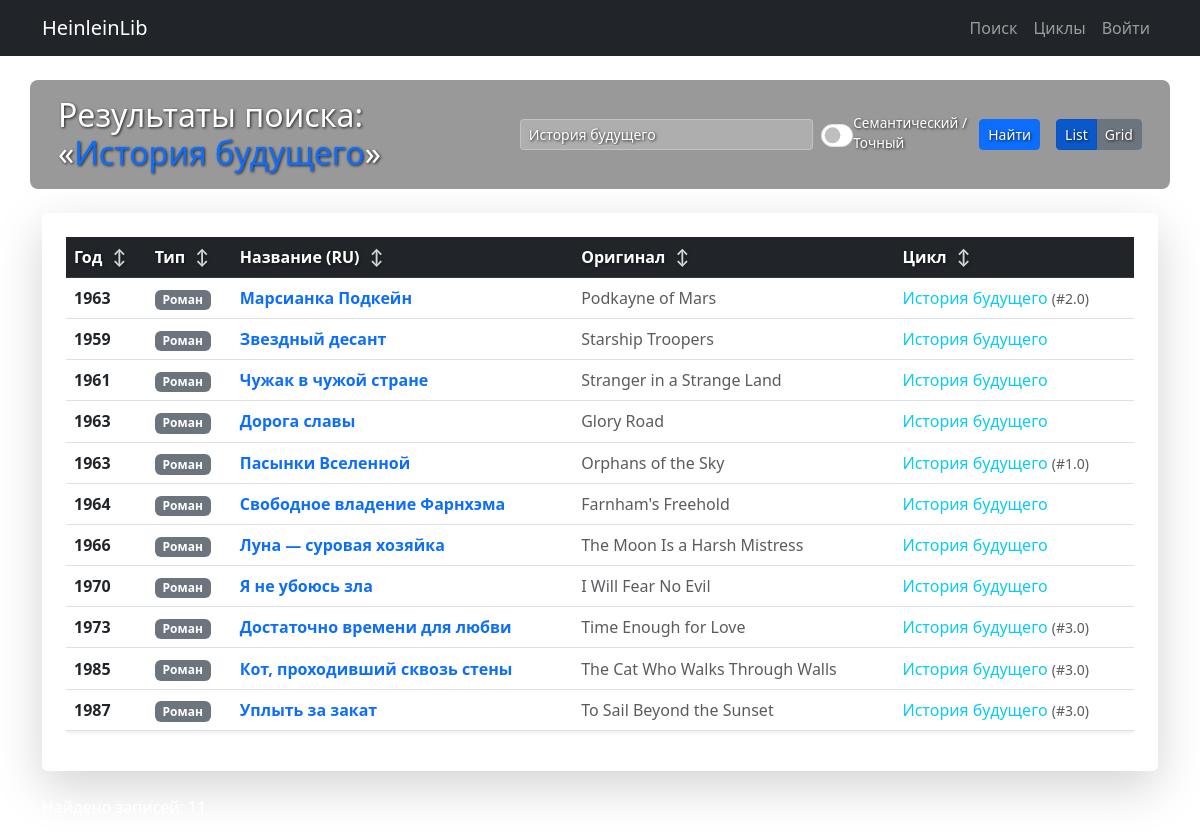
/search?q=История будущего&mode=sql, run on the app's committed database.
### app.py (models this page shows, shortened)
class Cycle(db.Model):
    __tablename__ = 'cycles'
    id = db.Column(db.Integer, primary_key=True)
    title_ru = db.Column(db.String(255), nullable=False)
    title_original = db.Column(db.String(255))
    description = db.Column(db.Text)
    works = db.relationship('Work', backref='cycle', lazy=True)

class Work(db.Model):
    __tablename__ = 'works'
    id = db.Column(db.Integer, primary_key=True)
    title_ru = db.Column(db.String(255), nullable=False)
    title_original = db.Column(db.String(255))
    publication_year = db.Column(db.Integer)
    work_type = db.Column(db.String(50))
    description = db.Column(db.Text)
    cycle_id = db.Column(db.Integer, db.ForeignKey('cycles.id'))
    cycle_order = db.Column(db.Float)
    publisher_id = db.Column(db.Integer, db.ForeignKey('publishers.id'))
    adaptations = db.relationship('Adaptation', backref='work', lazy=True)
    keywords = db.relationship('Keyword', secondary=work_keywords, lazy='subquery',
        backref=db.backref('works', lazy=True))
    vector_json = db.Column(db.Text, nullable=True)

### app.py (the view)
@app.route('/search')
def search():
    query_text = request.args.get('q', '').strip()
    search_mode = request.args.get('mode', 'ml').lower()
    threshold = 0.45
    if not query_text:
        return redirect(url_for('index', mode=search_mode))
    current_model = load_ml_model()
    results = []
    model_status = "ok"
    if search_mode == 'ml':
        works_with_vectors = Work.query.filter(Work.vector_json.isnot(None)).all()
        if current_model and works_with_vectors:
            try:
                query_vector = current_model.encode([query_text])[0]
                db_vectors = []
                valid_works = []
                for work in works_with_vectors:
                    try:
                        vec = json.loads(work.vector_json)
                        db_vectors.append(vec)
                        valid_works.append(work)
                    except: continue
                if db_vectors:
                    scores = cosine_similarity([query_vector], db_vectors)[0]
                    for work, score in zip(valid_works, scores):
                        if score >= threshold:
                            work.similarity_score = round(score * 100, 1)
                            results.append(work)
                    results.sort(key=lambda x: x.similarity_score, reverse=True)
            except Exception as e:
                model_status = "error"
        else:
             if not current_model: model_status = "error"
    elif search_mode == 'sql':
        search_pattern = f"%{query_text}%"
        search_condition = or_(
            Work.title_ru.ilike(search_pattern),
            Work.title_original.ilike(search_pattern),
            Work.description.ilike(search_pattern),
            db.cast(Work.publication_year, db.String).ilike(search_pattern),
            Cycle.title_ru.ilike(search_pattern),
            Keyword.name.ilike(search_pattern)
        )
        results = Work.query.outerjoin(Cycle).outerjoin(work_keywords).outerjoin(Keyword).filter(search_condition).distinct().all()
        for r in results: r.similarity_score = 0
        model_status = "ok"
    else:
        model_status = "unknown_mode"
    works_by_cycle = defaultdict(list)
    for r in results:
        r.cycle_title = r.cycle.title_ru if r.cycle else None
        works_by_cycle[r.cycle_title].append(r)
    grouped_works = [
        {'cycle_title': title, 'works': works}
        for title, works in works_by_cycle.items()
    ]
    grouped_works.sort(key=lambda x: (x['cycle_title'] is None, x['cycle_title'] or ''))
    return render_template('search_results.html',
                           works=results,
                           grouped_works=grouped_works,
                           query=query_text,
                           search_mode=search_mode,
                           model_status=model_status)

### app.py (called while the page is built)
@event.listens_for(Engine, "connect")
def set_sqlite_pragma(dbapi_connection, connection_record):
    dbapi_connection.create_function("lower", 1, lambda s: s.lower() if s else None)

### templates/search_results.html (shortened to what this page needs)
{% extends 'base.html' %}
{% block content %}
<div class="row align-items-center mb-4 search-header-container">
    <div class="col-12 col-md-5">
        <h2 class="mb-2 mb-md-0 text-white">Результаты поиска: «<span class="text-primary">{{ query }}</span>»</h2>
    </div>
    <div class="col-12 col-md-7 d-flex justify-content-end align-items-center gap-3">
        <form id="searchForm" action="{{ url_for('search') }}" method="get" class="d-flex flex-grow-1 align-items-center gap-2">
            <input type="text" name="q" class="form-control form-control-sm" placeholder="Новый поиск..." value="{{ query }}" required>
            <div class="form-check form-switch d-flex align-items-center">
                <input class="form-check-input" type="checkbox" id="searchModeResults" {% if search_mode == 'ml' %}checked{% endif %}>
                <label class="form-check-label text-white" for="searchModeResults">Семантический / Точный</label>
            </div>
            <button type="submit" class="btn btn-primary btn-sm">Найти</button>
        </form>
        <div class="btn-group" role="group">
            <button type="button" class="btn btn-secondary btn-sm" id="tableViewBtn" onclick="setView('table')">List</button>
            <button type="button" class="btn btn-secondary btn-sm" id="cardViewBtn" onclick="setView('card')">Grid</button>
        </div>
    </div>
</div>
{% if works %}
    <div id="tableView" style="display: none;" class="bg-white rounded shadow-lg p-4 mb-3">
        <div class="table-responsive">
            <table class="table table-hover align-middle shadow-sm" id="resultsTable">
                <thead class="table-dark">
                    <tr>
                        {% macro sort_link(col, label) %}
                            {% set order = 'desc' if current_sort_by == col and current_sort_dir == 'asc' else 'asc' %}
                            <th scope="col">
                                <a href="#" class="sortable-header {% if current_sort_by == col %}fw-bold{% endif %}"
                                   onclick="sortColumn('{{ col }}', '{{ order }}'); return false;">
                                    {{ label }}
                                    <span class="sort-icon">
                                        {% if current_sort_by == col %}
                                            {% if current_sort_dir == 'asc' %}▲{% else %}▼{% endif %}
                                        {% else %}↕{% endif %}
                                    </span>
                                </a>
                            </th>
                        {% endmacro %}
                        {{ sort_link('year', 'Год') }}
                        {{ sort_link('type', 'Тип') }}
                        {{ sort_link('title_ru', 'Название (RU)') }}
                        {{ sort_link('title_original', 'Оригинал') }}
                        {{ sort_link('cycle', 'Цикл') }}
                    </tr>
                </thead>
                <tbody>
                    {% for work in works %}
                    <tr>
                        <td class="fw-bold">{{ work.publication_year }}</td>
                        <td><span class="badge bg-secondary">{{ work.work_type }}</span></td>
                        <td>
                            <a href="{{ url_for('work_detail', work_id=work.id) }}" class="fw-bold text-decoration-none">
                                {{ work.title_ru }}
                            </a>
                        </td>
                        <td class="text-muted">{{ work.title_original or '' }}</td>
                        <td>
                            {% if work.cycle_title %}
                                <span class="text-info">{{ work.cycle_title }}</span>
                                {% if work.cycle_order %}
                                    <small class="text-muted">(#{{ work.cycle_order }})</small>
                                {% endif %}
                            {% else %}—{% endif %}
                        </td>
                    </tr>
                    {% endfor %}
                </tbody>
            </table>
        </div>
    </div>
    <p class="text-white mt-4 text-shadow-sm">Найдено записей: {{ works|length }}</p>
{% endif %}
{% endblock %}

### data on the page
Cycle: title_ru "История будущего"
Work: publication_year "1963", work_type "Роман", title_ru "Марсианка Подкейн", title_original "Podkayne of Mars", cycle_title "История будущего", cycle_order "2.0"
Work: publication_year "1959", work_type "Роман", title_ru "Звездный десант", title_original "Starship Troopers", cycle_title "История будущего"
Work: publication_year "1961", work_type "Роман", title_ru "Чужак в чужой стране", title_original "Stranger in a Strange Land", cycle_title "История будущего"
Work: publication_year "1963", work_type "Роман", title_ru "Дорога славы", title_original "Glory Road", cycle_title "История будущего"
Work: publication_year "1963", work_type "Роман", title_ru "Пасынки Вселенной", title_original "Orphans of the Sky", cycle_title "История будущего", cycle_order "1.0"
Work: publication_year "1964", work_type "Роман", title_ru "Свободное владение Фарнхэма", title_original "Farnham's Freehold", cycle_title "История будущего"
Work: publication_year "1966", work_type "Роман", title_ru "Луна — суровая хозяйка", title_original "The Moon Is a Harsh Mistress", cycle_title "История будущего"
Work: publication_year "1970", work_type "Роман", title_ru "Я не убоюсь зла", title_original "I Will Fear No Evil", cycle_title "История будущего"
Work: publication_year "1973", work_type "Роман", title_ru "Достаточно времени для любви", title_original "Time Enough for Love", cycle_title "История будущего", cycle_order "3.0"
Work: publication_year "1985", work_type "Роман", title_ru "Кот, проходивший сквозь стены", title_original "The Cat Who Walks Through Walls", cycle_title "История будущего", cycle_order "3.0"
Work: publication_year "1987", work_type "Роман", title_ru "Уплыть за закат", title_original "To Sail Beyond the Sunset", cycle_title "История будущего", cycle_order "3.0"

### other printed values
{{ label }} "Год Тип Название (RU) Оригинал Цикл"
